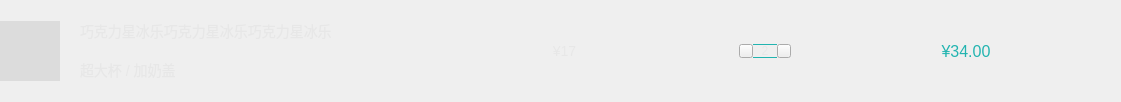
<?xml version="1.0" encoding="UTF-8"?>
<ui version="4.0">
 <class>orderCommitGoodsItemWgt</class>
 <widget class="QWidget" name="orderCommitGoodsItemWgt">
  <property name="geometry">
   <rect>
    <x>0</x>
    <y>0</y>
    <width>1121</width>
    <height>102</height>
   </rect>
  </property>
  <property name="minimumSize">
   <size>
    <width>0</width>
    <height>102</height>
   </size>
  </property>
  <property name="maximumSize">
   <size>
    <width>16777215</width>
    <height>102</height>
   </size>
  </property>
  <property name="windowTitle">
   <string>orderCommitGoodsItemWgt</string>
  </property>
  <layout class="QHBoxLayout" name="horizontalLayout_2">
   <property name="spacing">
    <number>20</number>
   </property>
   <property name="leftMargin">
    <number>0</number>
   </property>
   <property name="topMargin">
    <number>0</number>
   </property>
   <property name="rightMargin">
    <number>0</number>
   </property>
   <property name="bottomMargin">
    <number>0</number>
   </property>
   <item>
    <widget class="QLabel" name="lbl_icon">
     <property name="minimumSize">
      <size>
       <width>60</width>
       <height>60</height>
      </size>
     </property>
     <property name="maximumSize">
      <size>
       <width>60</width>
       <height>60</height>
      </size>
     </property>
     <property name="styleSheet">
      <string notr="true">background-color: #DCDCDC;</string>
     </property>
     <property name="text">
      <string/>
     </property>
    </widget>
   </item>
   <item>
    <layout class="QVBoxLayout" name="verticalLayout">
     <property name="spacing">
      <number>17</number>
     </property>
     <item>
      <spacer name="verticalSpacer_2">
       <property name="orientation">
        <enum>Qt::Vertical</enum>
       </property>
       <property name="sizeHint" stdset="0">
        <size>
         <width>20</width>
         <height>40</height>
        </size>
       </property>
      </spacer>
     </item>
     <item>
      <widget class="QLabel" name="lbl_name">
       <property name="minimumSize">
        <size>
         <width>267</width>
         <height>0</height>
        </size>
       </property>
       <property name="maximumSize">
        <size>
         <width>267</width>
         <height>16777215</height>
        </size>
       </property>
       <property name="styleSheet">
        <string notr="true">font-family:&quot;微软雅黑&quot;;
font-size:14px;
color:#E7E7E7;</string>
       </property>
       <property name="text">
        <string>巧克力星冰乐巧克力星冰乐巧克力星冰乐</string>
       </property>
       <property name="wordWrap">
        <bool>true</bool>
       </property>
      </widget>
     </item>
     <item>
      <widget class="QLabel" name="lbl_standard">
       <property name="styleSheet">
        <string notr="true">font-family:&quot;微软雅黑&quot;;
font-size:14px;
color:#E7E7E7;</string>
       </property>
       <property name="text">
        <string>超大杯 / 加奶盖</string>
       </property>
      </widget>
     </item>
     <item>
      <spacer name="verticalSpacer">
       <property name="orientation">
        <enum>Qt::Vertical</enum>
       </property>
       <property name="sizeHint" stdset="0">
        <size>
         <width>20</width>
         <height>40</height>
        </size>
       </property>
      </spacer>
     </item>
    </layout>
   </item>
   <item>
    <widget class="QLabel" name="lbl_price">
     <property name="styleSheet">
      <string notr="true">font-family:&quot;微软雅黑&quot;;
font-size:14px;
color:#E7E7E7;</string>
     </property>
     <property name="text">
      <string>¥17</string>
     </property>
     <property name="alignment">
      <set>Qt::AlignCenter</set>
     </property>
    </widget>
   </item>
   <item>
    <widget class="QWidget" name="wgt_handle" native="true">
     <property name="minimumSize">
      <size>
       <width>52</width>
       <height>14</height>
      </size>
     </property>
     <property name="maximumSize">
      <size>
       <width>52</width>
       <height>14</height>
      </size>
     </property>
     <layout class="QHBoxLayout" name="horizontalLayout">
      <property name="spacing">
       <number>0</number>
      </property>
      <property name="leftMargin">
       <number>0</number>
      </property>
      <property name="topMargin">
       <number>0</number>
      </property>
      <property name="rightMargin">
       <number>0</number>
      </property>
      <property name="bottomMargin">
       <number>0</number>
      </property>
      <item>
       <widget class="QPushButton" name="btn_reduce">
        <property name="minimumSize">
         <size>
          <width>14</width>
          <height>14</height>
         </size>
        </property>
        <property name="maximumSize">
         <size>
          <width>14</width>
          <height>14</height>
         </size>
        </property>
        <property name="styleSheet">
         <string notr="true">QPushButton{
border-image: url(:/masterDesktop/Resources/order_minus.png);
}
QPushButton:pressed{
margin:1px;
}</string>
        </property>
        <property name="text">
         <string/>
        </property>
       </widget>
      </item>
      <item>
       <widget class="QLabel" name="label">
        <property name="minimumSize">
         <size>
          <width>24</width>
          <height>14</height>
         </size>
        </property>
        <property name="maximumSize">
         <size>
          <width>24</width>
          <height>14</height>
         </size>
        </property>
        <property name="styleSheet">
         <string notr="true">font-family:&quot;微软雅黑&quot;;
font-size:12px;
color:#E7E7E7;
border-top:1px solid #22B4B0;
border-bottom:1px solid #22B4B0;</string>
        </property>
        <property name="text">
         <string>2</string>
        </property>
        <property name="alignment">
         <set>Qt::AlignCenter</set>
        </property>
       </widget>
      </item>
      <item>
       <widget class="QPushButton" name="btn_add">
        <property name="minimumSize">
         <size>
          <width>14</width>
          <height>14</height>
         </size>
        </property>
        <property name="maximumSize">
         <size>
          <width>14</width>
          <height>14</height>
         </size>
        </property>
        <property name="styleSheet">
         <string notr="true">QPushButton{
border-image: url(:/masterDesktop/Resources/order_add.png);
}
QPushButton:pressed{
margin:1px;
}</string>
        </property>
        <property name="text">
         <string/>
        </property>
       </widget>
      </item>
     </layout>
    </widget>
   </item>
   <item>
    <widget class="QLabel" name="lbl_sum">
     <property name="styleSheet">
      <string notr="true">font-family:&quot;微软雅黑&quot;;
font-size:16px;
color:#22B4B0;</string>
     </property>
     <property name="text">
      <string>¥34.00</string>
     </property>
     <property name="alignment">
      <set>Qt::AlignCenter</set>
     </property>
    </widget>
   </item>
  </layout>
 </widget>
 <layoutdefault spacing="6" margin="11"/>
 <resources>
  <include location="masterDesktop.qrc"/>
 </resources>
 <connections/>
</ui>
